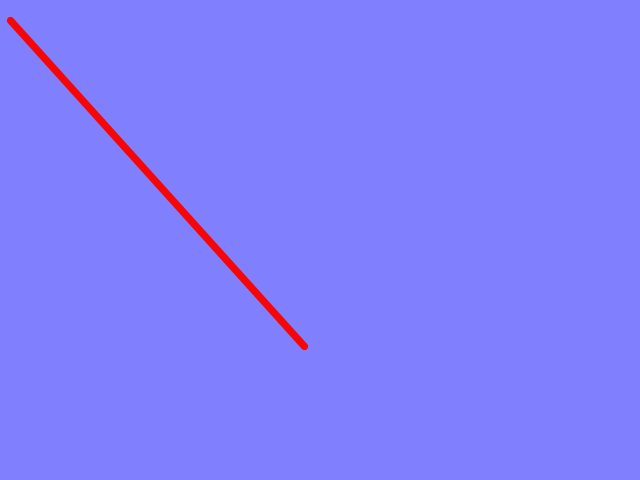
Frame 1 (no input)
Frame 60 (the mouse pressed at the canvas centre just before this capture): identical to frame 1, image omitted
Frame 120 (the mouse held since frame 60 and released just before this capture): identical to frame 1, image omitted

The Processing sketch that drew this single still picture (run headless with seeded random() and noise(); from frame 60 on, the mouse is pressed at the canvas centre):

// Processing sketch: intro
// ── intro.pde
void setup()
{
  size(640, 480);

}

void draw()
{
  background(128,128,255);
  stroke(246, 6,6);
  strokeWeight(7.3);
  line(10, 20, 304, 346);
}
